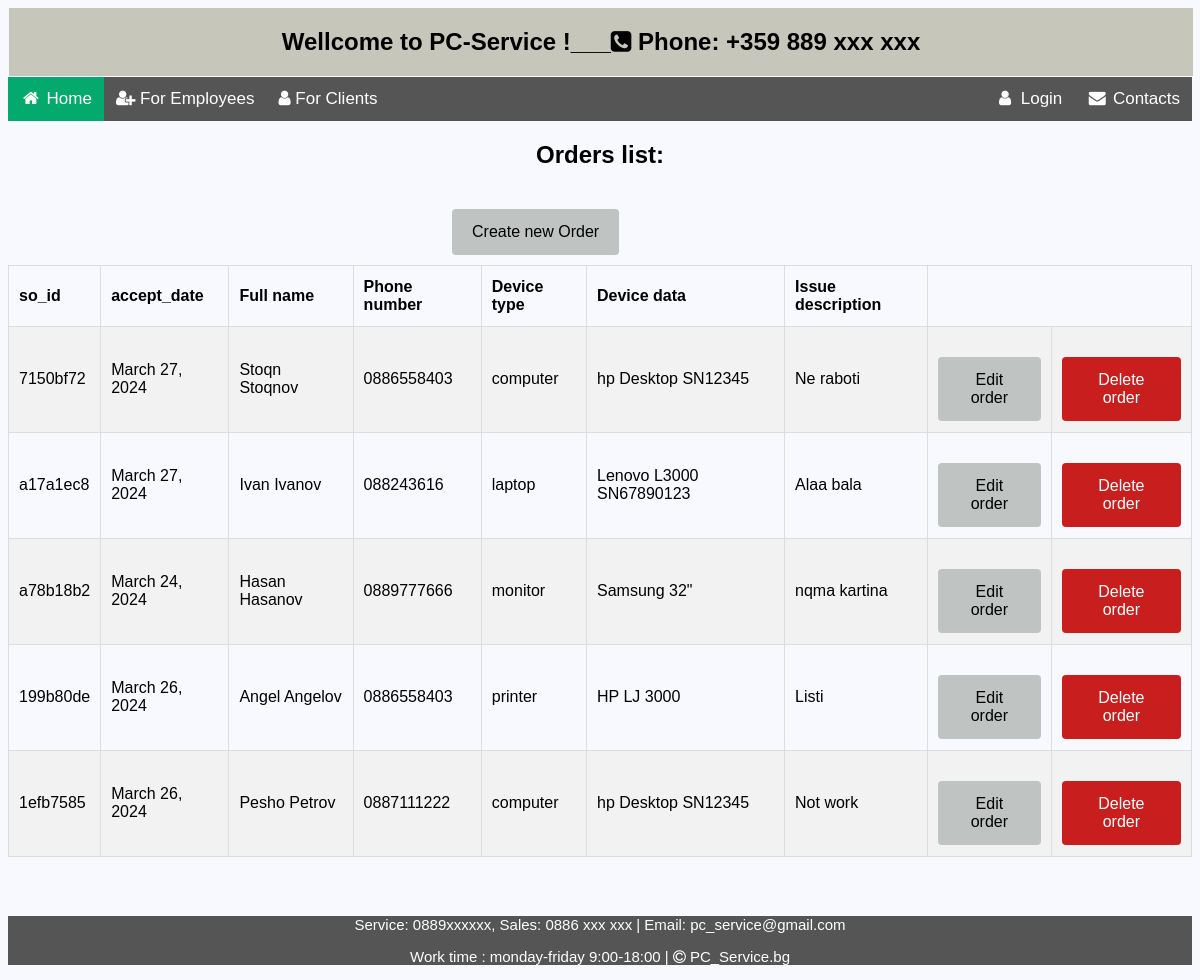
Screenshot of /reception/orders-list/ with the database file from the repository.
### sm_system/reception/models.py (models this page shows, shortened)
class ServiceOrder(models.Model):
    ORDER_STATUS = (
        ('open', 'Open'),
        ('in_progress', 'In progress'),
        ('completed', 'Completed'),
        ('closed', 'Closed')
    )
    DEVICE_TYPE = (
        ('computer', 'Computer'),
        ('laptop', 'Laptop'),
        ('monitor', 'Monitor'),
        ('printer', 'Printer')
    )
    SK_MAX_LEN = 20
    DEVICE_TYPE_MAX_LEN = 20
    DEVICE_DATA_MAX_LEN = 200
    PRICE_MAX_LENGTH = 10
    ISSUE_MAX_LEN = 300
    RESOLUTION_MAX_LEN = 300
    STATUS_MAX_LEN = 20
    so_id = models.CharField(
        max_length=SK_MAX_LEN,
        unique=True,
        default=generate_unique_id,
        editable=False,
    )
    accept_date = models.DateField(
        blank=False,
        null=False,
        default=date.today,
    )
    client = models.ForeignKey(Client, on_delete=models.CASCADE, null=False, blank=False, default=last_client())
    technician = models.ForeignKey(SmsUser, on_delete=models.CASCADE, null=True, blank=True)
    device_type = models.CharField(
        max_length=DEVICE_TYPE_MAX_LEN,
        choices=DEVICE_TYPE,
        null=False,
        blank=False,
    )
    device_data = models.CharField(
        max_length=DEVICE_DATA_MAX_LEN,
        null=False,
        blank=False,
    )
    issue_description = models.TextField(
        max_length=ISSUE_MAX_LEN,
    )
    status = models.CharField(
        max_length=STATUS_MAX_LEN,
        choices=ORDER_STATUS,
        default='Open',
    )
    class Meta:
        ordering = ('-pk',)

### sm_system/clients/models.py (models this page shows)
class Client(models.Model):
    FIRST_NAME_MIN_LEN = 2
    FIRST_NAME_MAX_LEN = 30
    LAST_NAME_MIN_LEN = 2
    LAST_NAME_MAX_LEN = 30
    PHONE_MAX_LENGTH = 12
    PHONE_MIN_LENGTH = 9
    email = models.EmailField(
        unique=True,
        validators={validators.EmailValidator},
        blank=True,
        null=True
    )
    first_name = models.CharField(
        max_length=FIRST_NAME_MAX_LEN,
        validators=(
            validators.MinLengthValidator(FIRST_NAME_MIN_LEN),
            is_letter_validator,
            first_char_capital_validator,
        ),
        blank=False,
        null=False,
    )
    last_name = models.CharField(
        max_length=LAST_NAME_MAX_LEN,
        validators=(
            validators.MinLengthValidator(LAST_NAME_MIN_LEN),
            is_letter_validator,
            first_char_capital_validator,
        ),
        blank=False,
        null=False,
    )
    phone_number = models.CharField(
        max_length=PHONE_MAX_LENGTH,
        validators=(
            validators.MinLengthValidator(PHONE_MIN_LENGTH),
            phone_validator,
        ),
        blank=False,
        null=False,
    )
    def __str__(self):
        return f'{self.first_name} {self.last_name}'
    class Meta:
        ordering = ('-pk',)

### sm_system/reception/views.py (the view)
# urls.py: path('orders-list/', OrdersListView.as_view(), name='orders_list'),
class OrdersListView(ListView):
    model = ServiceOrder
    template_name = 'reception/orders_list.html'
    def get_queryset(self):
        return super().get_queryset()

### templates/reception/orders_list.html
{% extends 'home_page.html' %}
{% load static %}
{% block content %}
<div class="info div "  >
    <h2 class="headers"> Orders list:</h2>
    <div class="center">
        <a href="{% url 'create_order'%}" class="button ">Create new Order</a>
    </div>
    <table class="table" style="width: 100%">
        <tr >
            <th>so_id</th>
            <th>accept_date</th>
            <th>Full name</th>
            <th>Phone number</th>
            <th>Device type</th>
            <th>Device data</th>
            <th>Issue description</th>
        </tr>
        {% for order in object_list %}
        <tr>
            <td>{{ order.so_id }}</td>
            <td>{{ order.accept_date }}</td>
            <td>{{ order.client }}</td>
            <td>{{ order.client.phone_number }}</td>
            <td>{{ order.device_type }}</td>
            <td>{{ order.device_data }}</td>
            <td>{{ order.issue_description }}</td>
            <td><a class="edit-button" href="{% url 'edit_order' pk=order.pk %}" >Edit order</a></td>
            <td><a class="edit-button" style="background-color: #c81e1e; color:white" href="{% url 'delete_order' pk=order.pk %}" >Delete order</a></td>
        </tr>
        {% empty %}
            <h2 class="center" >No records in Orders!</h2>
        {% endfor %}
    </table>
</div>
{% endblock %}

### static/css/main.css (style rules this page uses)
body { font-family: Arial, Helvetica, sans-serif;background-color: ghostwhite }

### static/css/forms.css (style rules this page uses)
.headers { text-align: center; }
.center { display: block; margin-left: auto; margin-right: auto; width: 25%; }
.info div { display: block; margin-left: auto; margin-right: auto; width: 25%; }
.info input[type=submit], .info a { background-color: #04AA6D; color: white; padding: 14px 20px; margin-top: 20px; margin-left: auto; margin-right: auto; border: none; border-radius: 4px; cursor: pointer; }
.info a { text-decoration: none; background-color: #bfc3c2; color: black; text-align: center; }
.table { border-collapse: collapse; border-spacing: 0; width: 50%; border: 1px solid #ddd; margin: auto; }
.table th, td { border: 1px solid #dddddd; text-align: left; padding: 10px; height: 40px; }
.table tr:nth-child(even) { background-color: #f2f2f2; }
.button { background-color: #bfc3c2; border: none; color: black; padding: 10px 10px; text-align: center; text-decoration: none; display: inline-block ; margin: 10px 30%; cursor: pointer; border-radius: 10px; }
.edit-button { background-color: #bfc3c2; border: none; color: black; padding: 1px 1px; text-decoration: none; display: inline-block ; margin: 1px 1px; cursor: pointer; border-radius: 2px; }

### rows the page displays
ServiceOrder: so_id "7150bf72", accept_date "March 27, 2024", client "Stoqn Stoqnov", client.phone_number "0886558403", device_type "computer", device_data "hp Desktop SN12345", issue_description "Ne raboti"
ServiceOrder: so_id "a17a1ec8", accept_date "March 27, 2024", client "Ivan Ivanov", client.phone_number "088243616", device_type "laptop", device_data "Lenovo L3000 SN67890123", issue_description "Alaa bala"
ServiceOrder: so_id "a78b18b2", accept_date "March 24, 2024", client "Hasan Hasanov", client.phone_number "0889777666", device_type "monitor", device_data "Samsung 32\"", issue_description "nqma kartina"
ServiceOrder: so_id "199b80de", accept_date "March 26, 2024", client "Angel Angelov", client.phone_number "0886558403", device_type "printer", device_data "HP LJ 3000", issue_description "Listi"
ServiceOrder: so_id "1efb7585", accept_date "March 26, 2024", client "Pesho Petrov", client.phone_number "0887111222", device_type "computer", device_data "hp Desktop SN12345", issue_description "Not work"
